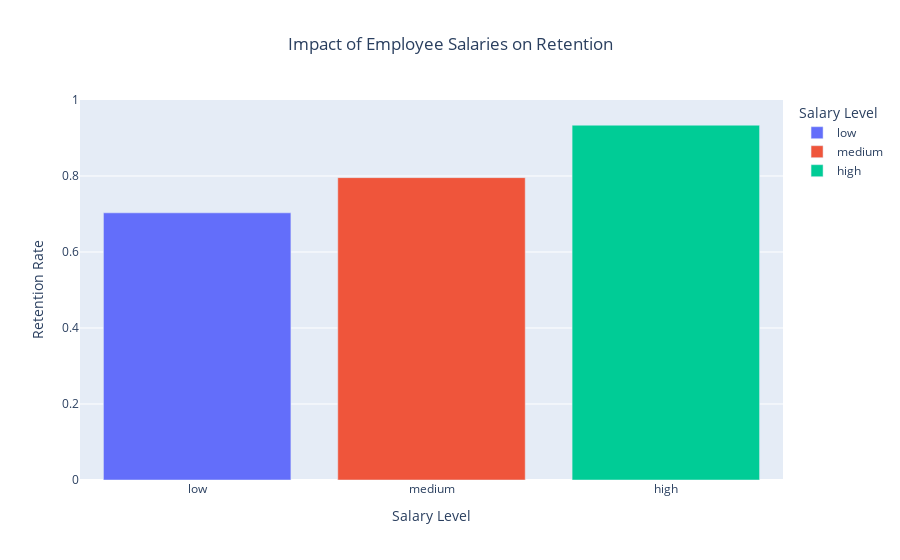

This figure's notebook cell:
### Code cell
import pandas as pd
import plotly.express as px
# Create 'retained' column: 1 if employee stayed (left == 0), 0 otherwise
df['retained'] = 1 - df['left']

# Group by salary and calculate average retention rate
retention_by_salary = df.groupby('salary')['retained'].mean().reset_index()

# Order salary levels
salary_order = ['low', 'medium', 'high']

fig = px.bar(
    retention_by_salary,
    x = 'salary',
    y = 'retained',
    color = 'salary',
    labels={'salary': 'Salary Level', 'retained': 'Retention Rate'},
    title='Impact of Employee Salaries on Retention',
    category_orders={'salary': salary_order}
)
fig.update_layout(
    yaxis=dict(range=[0, 1]),
    xaxis_title='Salary Level',
    yaxis_title='Retention Rate',
    title_x=0.5
)

fig.show()

### Figure 1 — Plotly figure (JSON) as saved in the notebook; plotly's stock layout.template omitted (floating-point values rounded to 4 significant figures)
{"data": [{"alignmentgroup": "True", "hovertemplate": "Salary Level=%{x}<br>Retention Rate=%{y}<extra></extra>", "legendgroup": "low", "marker": {"color": "#636efa", "pattern": {"shape": ""}}, "name": "low", "offsetgroup": "low", "orientation": "v", "showlegend": true, "textposition": "auto", "type": "bar", "x": ["low"], "xaxis": "x", "y": [0.7031], "yaxis": "y"}, {"alignmentgroup": "True", "hovertemplate": "Salary Level=%{x}<br>Retention Rate=%{y}<extra></extra>", "legendgroup": "medium", "marker": {"color": "#EF553B", "pattern": {"shape": ""}}, "name": "medium", "offsetgroup": "medium", "orientation": "v", "showlegend": true, "textposition": "auto", "type": "bar", "x": ["medium"], "xaxis": "x", "y": [0.7957], "yaxis": "y"}, {"alignmentgroup": "True", "hovertemplate": "Salary Level=%{x}<br>Retention Rate=%{y}<extra></extra>", "legendgroup": "high", "marker": {"color": "#00cc96", "pattern": {"shape": ""}}, "name": "high", "offsetgroup": "high", "orientation": "v", "showlegend": true, "textposition": "auto", "type": "bar", "x": ["high"], "xaxis": "x", "y": [0.9337], "yaxis": "y"}], "layout": {"autosize": true, "barmode": "relative", "legend": {"title": {"text": "Salary Level"}, "tracegroupgap": 0}, "title": {"text": "Impact of Employee Salaries on Retention", "x": 0.5}, "xaxis": {"anchor": "y", "autorange": true, "categoryarray": ["low", "medium", "high"], "categoryorder": "array", "domain": [0, 1], "range": [-0.5, 2.5], "title": {"text": "Salary Level"}, "type": "category"}, "yaxis": {"anchor": "x", "domain": [0, 1], "range": [0, 1], "title": {"text": "Retention Rate"}, "type": "linear"}}}
